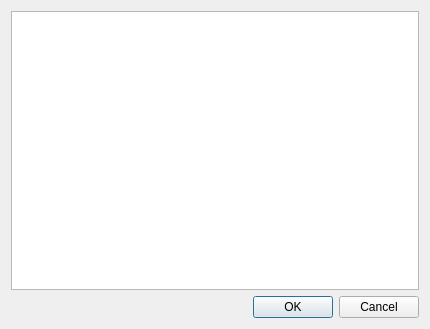
<?xml version="1.0" encoding="UTF-8"?>
<ui version="4.0">
 <class>DialogEditRoutes</class>
 <widget class="QDialog" name="DialogEditRoutes">
  <property name="geometry">
   <rect>
    <x>0</x>
    <y>0</y>
    <width>430</width>
    <height>329</height>
   </rect>
  </property>
  <property name="windowTitle">
   <string>Dialog</string>
  </property>
  <layout class="QVBoxLayout" name="verticalLayout">
   <item>
    <widget class="QTableWidget" name="Table">
     <attribute name="horizontalHeaderVisible">
      <bool>false</bool>
     </attribute>
     <attribute name="verticalHeaderVisible">
      <bool>false</bool>
     </attribute>
    </widget>
   </item>
   <item>
    <widget class="QDialogButtonBox" name="buttonBox">
     <property name="orientation">
      <enum>Qt::Horizontal</enum>
     </property>
     <property name="standardButtons">
      <set>QDialogButtonBox::Cancel|QDialogButtonBox::Ok</set>
     </property>
    </widget>
   </item>
  </layout>
 </widget>
 <resources/>
 <connections>
  <connection>
   <sender>buttonBox</sender>
   <signal>accepted()</signal>
   <receiver>DialogEditRoutes</receiver>
   <slot>accept()</slot>
   <hints>
    <hint type="sourcelabel">
     <x>248</x>
     <y>254</y>
    </hint>
    <hint type="destinationlabel">
     <x>157</x>
     <y>274</y>
    </hint>
   </hints>
  </connection>
  <connection>
   <sender>buttonBox</sender>
   <signal>rejected()</signal>
   <receiver>DialogEditRoutes</receiver>
   <slot>reject()</slot>
   <hints>
    <hint type="sourcelabel">
     <x>316</x>
     <y>260</y>
    </hint>
    <hint type="destinationlabel">
     <x>286</x>
     <y>274</y>
    </hint>
   </hints>
  </connection>
 </connections>
</ui>
